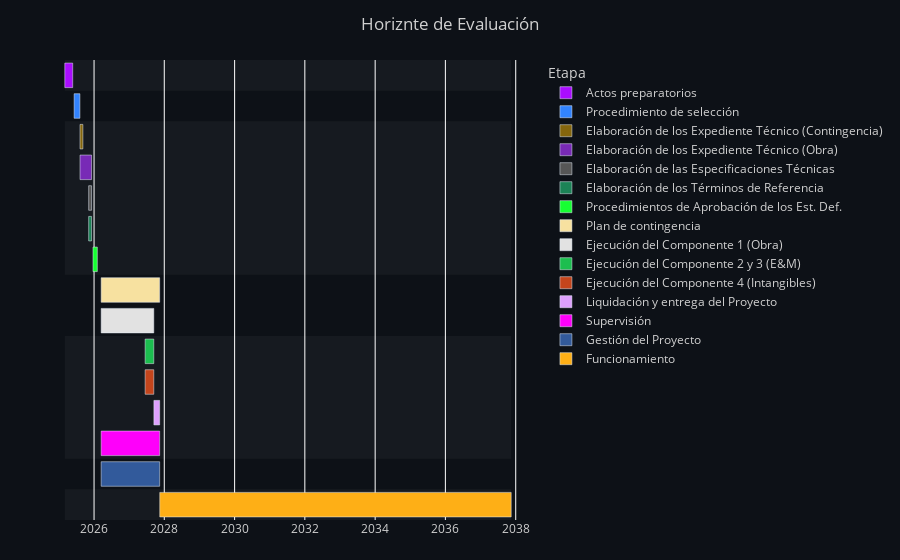

Source (notebook cell):
### Code cell
import pandas as pd
import plotly.express as px
import plotly.graph_objects as go
from dateutil.relativedelta import relativedelta
from plotly.colors import qualitative

# ---------- 1. PREPARACIÓN ----------
df["Inicio"] = pd.to_datetime(df["Inicio"])
df["Fin"]    = pd.to_datetime(df["Fin"])

df["Duracion_str"] = df.apply(
    lambda r: f"{relativedelta(r['Fin'], r['Inicio']).years} a "
              f"{relativedelta(r['Fin'], r['Inicio']).months} m "
              f"{relativedelta(r['Fin'], r['Inicio']).days} d", axis=1)

inicio_texto = df["Inicio"].min().strftime("%d %b %Y")
fin_texto    = df["Fin"].max().strftime("%d %b %Y")
x_max = df["Fin"].max()  # Solo lo usas si quieres una referencia temporal



# Columna que une Macro + Etapa (respeta tu orden original)
df["Jerarquia"] = df["Macroetapa"] + " – " + df["Etapa"]
y_order = df["Jerarquia"].tolist()                    # orden exacto

# Paleta: colores distintos para cada ETAPA
unique_etapas = df["Etapa"].unique()
paleta = qualitative.Alphabet                      # 26 tonos bien diferenciados
color_map = {e: paleta[i % len(paleta)] for i, e in enumerate(unique_etapas)}

# ---------- 2. GANTT CON PLOTLY EXPRESS ----------
fig = px.timeline(
    df,
    x_start="Inicio",
    x_end="Fin",
    y="Etapa",
    color="Etapa",
    color_discrete_map=color_map,
    category_orders={"Jerarquia": y_order},
    hover_data={
        "Macroetapa": True,
        "Etapa": True,
        "Inicio": "|%d %b %Y",
        "Fin": "|%d %b %Y",
        "Duracion_str": True
    }
)

fig.update_yaxes(
    autorange=True,
    showticklabels=False  # ← esto elimina los nombres del eje Y
)

fig.update_layout(
    height=None,
    autosize=True,
    title="Horiznte de Evaluación",
    title_x=0.5,
    yaxis_visible=False,
    font=dict(color="#d0d0d0"),
    margin=dict(t=60, r=20, l=40, b=40),    
    plot_bgcolor="#0d1117",
    paper_bgcolor="#0d1117",
)



# ---------- 3. (OPCIONAL) SOMBREADO POR MACRO-ETAPA ----------
# Agrega una banda de color suave detrás de cada grupo
y_positions = {y: i for i, y in enumerate(y_order)}          # índice vertical
for macro in df["Macroetapa"].unique():
    subset = df[df["Macroetapa"] == macro]
    y_vals = subset["Jerarquia"].tolist()
    top    = y_positions[y_vals[0]] + 0.5
    bottom = y_positions[y_vals[-1]] - 0.5
    fig.add_shape(
        type="rect",
        x0=df["Inicio"].min(), x1=df["Fin"].max(),
        y0=bottom, y1=top,
        fillcolor="rgba(255,255,255,0.04)", line_width=0,
        layer="below"
    )

# ---------- 4. EXPORTAR ----------
fig.write_html(
    r"Z:\02_Maestría UNI\I_TALLER DE PROYECTOS II\EXPOSICION\expo2_akira\docs\plots\horizonte_evaluacion.html",
    full_html=True,
    include_plotlyjs="cdn",
    config={"responsive": True}
)


fig.show()

### Figure 1 — Plotly figure (JSON) as saved in the notebook; plotly's stock layout.template omitted (floating-point values rounded to 4 significant figures)
{"data": [{"base": ["2025-03-03T00:00:00.000000000"], "customdata": [["Fase de Preinversión", "0 a 2 m 21 d"]], "hovertemplate": "Etapa=%{y}<br>Inicio=%{base|%d %b %Y}<br>Fin=%{x|%d %b %Y}<br>Macroetapa=%{customdata[0]}<br>Duracion_str=%{customdata[1]}<extra></extra>", "legendgroup": "Actos preparatorios", "marker": {"color": "#AA0DFE", "pattern": {"shape": ""}}, "name": "Actos preparatorios", "orientation": "h", "showlegend": true, "textposition": "auto", "type": "bar", "x": [7084800000], "xaxis": "x", "y": ["Actos preparatorios"], "yaxis": "y"}, {"base": ["2025-06-08T00:00:00.000000000"], "customdata": [["Fase de Estudios Definitivos", "0 a 1 m 30 d"]], "hovertemplate": "Etapa=%{y}<br>Inicio=%{base|%d %b %Y}<br>Fin=%{x|%d %b %Y}<br>Macroetapa=%{customdata[0]}<br>Duracion_str=%{customdata[1]}<extra></extra>", "legendgroup": "Procedimiento de selección", "marker": {"color": "#3283FE", "pattern": {"shape": ""}}, "name": "Procedimiento de selección", "orientation": "h", "showlegend": true, "textposition": "auto", "type": "bar", "x": [5184000000], "xaxis": "x", "y": ["Procedimiento de selección"], "yaxis": "y"}, {"base": ["2025-08-08T00:00:00.000000000"], "customdata": [["Fase de Estudios Definitivos", "0 a 0 m 30 d"]], "hovertemplate": "Etapa=%{y}<br>Inicio=%{base|%d %b %Y}<br>Fin=%{x|%d %b %Y}<br>Macroetapa=%{customdata[0]}<br>Duracion_str=%{customdata[1]}<extra></extra>", "legendgroup": "Elaboración de los Expediente Técnico (Contingencia)", "marker": {"color": "#85660D", "pattern": {"shape": ""}}, "name": "Elaboración de los Expediente Técnico (Contingencia)", "orientation": "h", "showlegend": true, "textposition": "auto", "type": "bar", "x": [2592000000], "xaxis": "x", "y": ["Elaboración de los Expediente Técnico (Contingencia)"], "yaxis": "y"}, {"base": ["2025-08-08T00:00:00.000000000"], "customdata": [["Fase de Estudios Definitivos", "0 a 3 m 28 d"]], "hovertemplate": "Etapa=%{y}<br>Inicio=%{base|%d %b %Y}<br>Fin=%{x|%d %b %Y}<br>Macroetapa=%{customdata[0]}<br>Duracion_str=%{customdata[1]}<extra></extra>", "legendgroup": "Elaboración de los Expediente Técnico (Obra)", "marker": {"color": "#782AB6", "pattern": {"shape": ""}}, "name": "Elaboración de los Expediente Técnico (Obra)", "orientation": "h", "showlegend": true, "textposition": "auto", "type": "bar", "x": [10368000000], "xaxis": "x", "y": ["Elaboración de los Expediente Técnico (Obra)"], "yaxis": "y"}, {"base": ["2025-11-06T00:00:00.000000000"], "customdata": [["Fase de Estudios Definitivos", "0 a 1 m 0 d"]], "hovertemplate": "Etapa=%{y}<br>Inicio=%{base|%d %b %Y}<br>Fin=%{x|%d %b %Y}<br>Macroetapa=%{customdata[0]}<br>Duracion_str=%{customdata[1]}<extra></extra>", "legendgroup": "Elaboración de las Especificaciones Técnicas", "marker": {"color": "#565656", "pattern": {"shape": ""}}, "name": "Elaboración de las Especificaciones Técnicas", "orientation": "h", "showlegend": true, "textposition": "auto", "type": "bar", "x": [2592000000], "xaxis": "x", "y": ["Elaboración de las Especificaciones Técnicas"], "yaxis": "y"}, {"base": ["2025-11-06T00:00:00.000000000"], "customdata": [["Fase de Estudios Definitivos", "0 a 1 m 0 d"]], "hovertemplate": "Etapa=%{y}<br>Inicio=%{base|%d %b %Y}<br>Fin=%{x|%d %b %Y}<br>Macroetapa=%{customdata[0]}<br>Duracion_str=%{customdata[1]}<extra></extra>", "legendgroup": "Elaboración de los Términos de Referencia", "marker": {"color": "#1C8356", "pattern": {"shape": ""}}, "name": "Elaboración de los Términos de Referencia", "orientation": "h", "showlegend": true, "textposition": "auto", "type": "bar", "x": [2592000000], "xaxis": "x", "y": ["Elaboración de los Términos de Referencia"], "yaxis": "y"}, {"base": ["2025-12-21T00:00:00.000000000"], "customdata": [["Fase de Estudios Definitivos", "0 a 1 m 14 d"]], "hovertemplate": "Etapa=%{y}<br>Inicio=%{base|%d %b %Y}<br>Fin=%{x|%d %b %Y}<br>Macroetapa=%{customdata[0]}<br>Duracion_str=%{customdata[1]}<extra></extra>", "legendgroup": "Procedimientos de Aprobación de los Est. Def.", "marker": {"color": "#16FF32", "pattern": {"shape": ""}}, "name": "Procedimientos de Aprobación de los Est. Def.", "orientation": "h", "showlegend": true, "textposition": "auto", "type": "bar", "x": [3888000000], "xaxis": "x", "y": ["Procedimientos de Aprobación de los Est. Def."], "yaxis": "y"}, {"base": ["2026-03-16T00:00:00.000000000"], "customdata": [["Fase de Ejecución Física", "1 a 7 m 29 d"]], "hovertemplate": "Etapa=%{y}<br>Inicio=%{base|%d %b %Y}<br>Fin=%{x|%d %b %Y}<br>Macroetapa=%{customdata[0]}<br>Duracion_str=%{customdata[1]}<extra></extra>", "legendgroup": "Plan de contingencia", "marker": {"color": "#F7E1A0", "pattern": {"shape": ""}}, "name": "Plan de contingencia", "orientation": "h", "showlegend": true, "textposition": "auto", "type": "bar", "x": [52531200000], "xaxis": "x", "y": ["Plan de contingencia"], "yaxis": "y"}, {"base": ["2026-03-16T00:00:00.000000000"], "customdata": [["Fase de Ejecución Física", "1 a 5 m 29 d"]], "hovertemplate": "Etapa=%{y}<br>Inicio=%{base|%d %b %Y}<br>Fin=%{x|%d %b %Y}<br>Macroetapa=%{customdata[0]}<br>Duracion_str=%{customdata[1]}<extra></extra>", "legendgroup": "Ejecución del Componente 1 (Obra)", "marker": {"color": "#E2E2E2", "pattern": {"shape": ""}}, "name": "Ejecución del Componente 1 (Obra)", "orientation": "h", "showlegend": true, "textposition": "auto", "type": "bar", "x": [47260800000], "xaxis": "x", "y": ["Ejecución del Componente 1 (Obra)"], "yaxis": "y"}, {"base": ["2027-06-16T00:00:00.000000000"], "customdata": [["Fase de Ejecución Física", "0 a 2 m 29 d"]], "hovertemplate": "Etapa=%{y}<br>Inicio=%{base|%d %b %Y}<br>Fin=%{x|%d %b %Y}<br>Macroetapa=%{customdata[0]}<br>Duracion_str=%{customdata[1]}<extra></extra>", "legendgroup": "Ejecución del Componente 2 y 3 (E&M)", "marker": {"color": "#1CBE4F", "pattern": {"shape": ""}}, "name": "Ejecución del Componente 2 y 3 (E&M)", "orientation": "h", "showlegend": true, "textposition": "auto", "type": "bar", "x": [7776000000], "xaxis": "x", "y": ["Ejecución del Componente 2 y 3 (E&M)"], "yaxis": "y"}, {"base": ["2027-06-16T00:00:00.000000000"], "customdata": [["Fase de Ejecución Física", "0 a 2 m 29 d"]], "hovertemplate": "Etapa=%{y}<br>Inicio=%{base|%d %b %Y}<br>Fin=%{x|%d %b %Y}<br>Macroetapa=%{customdata[0]}<br>Duracion_str=%{customdata[1]}<extra></extra>", "legendgroup": "Ejecución del Componente 4 (Intangibles)", "marker": {"color": "#C4451C", "pattern": {"shape": ""}}, "name": "Ejecución del Componente 4 (Intangibles)", "orientation": "h", "showlegend": true, "textposition": "auto", "type": "bar", "x": [7776000000], "xaxis": "x", "y": ["Ejecución del Componente 4 (Intangibles)"], "yaxis": "y"}, {"base": ["2027-09-15T00:00:00.000000000"], "customdata": [["Fase de Ejecución Física", "0 a 1 m 30 d"]], "hovertemplate": "Etapa=%{y}<br>Inicio=%{base|%d %b %Y}<br>Fin=%{x|%d %b %Y}<br>Macroetapa=%{customdata[0]}<br>Duracion_str=%{customdata[1]}<extra></extra>", "legendgroup": "Liquidación y entrega del Proyecto", "marker": {"color": "#DEA0FD", "pattern": {"shape": ""}}, "name": "Liquidación y entrega del Proyecto", "orientation": "h", "showlegend": true, "textposition": "auto", "type": "bar", "x": [5184000000], "xaxis": "x", "y": ["Liquidación y entrega del Proyecto"], "yaxis": "y"}, {"base": ["2026-03-16T00:00:00.000000000"], "customdata": [["Fase de Ejecución Física", "1 a 7 m 29 d"]], "hovertemplate": "Etapa=%{y}<br>Inicio=%{base|%d %b %Y}<br>Fin=%{x|%d %b %Y}<br>Macroetapa=%{customdata[0]}<br>Duracion_str=%{customdata[1]}<extra></extra>", "legendgroup": "Supervisión", "marker": {"color": "#FE00FA", "pattern": {"shape": ""}}, "name": "Supervisión", "orientation": "h", "showlegend": true, "textposition": "auto", "type": "bar", "x": [52531200000], "xaxis": "x", "y": ["Supervisión"], "yaxis": "y"}, {"base": ["2026-03-16T00:00:00.000000000"], "customdata": [["Fase de Ejecución Física", "1 a 7 m 29 d"]], "hovertemplate": "Etapa=%{y}<br>Inicio=%{base|%d %b %Y}<br>Fin=%{x|%d %b %Y}<br>Macroetapa=%{customdata[0]}<br>Duracion_str=%{customdata[1]}<extra></extra>", "legendgroup": "Gestión del Proyecto", "marker": {"color": "#325A9B", "pattern": {"shape": ""}}, "name": "Gestión del Proyecto", "orientation": "h", "showlegend": true, "textposition": "auto", "type": "bar", "x": [52531200000], "xaxis": "x", "y": ["Gestión del Proyecto"], "yaxis": "y"}, {"base": ["2027-11-15T00:00:00.000000000"], "customdata": [["Fase de Operación y Mantenimiento", "10 a 0 m 0 d"]], "hovertemplate": "Etapa=%{y}<br>Inicio=%{base|%d %b %Y}<br>Fin=%{x|%d %b %Y}<br>Macroetapa=%{customdata[0]}<br>Duracion_str=%{customdata[1]}<extra></extra>", "legendgroup": "Funcionamiento", "marker": {"color": "#FEAF16", "pattern": {"shape": ""}}, "name": "Funcionamiento", "orientation": "h", "showlegend": true, "textposition": "auto", "type": "bar", "x": [315619200000], "xaxis": "x", "y": ["Funcionamiento"], "yaxis": "y"}], "layout": {"autosize": true, "barmode": "overlay", "font": {"color": "#d0d0d0"}, "legend": {"title": {"text": "Etapa"}, "tracegroupgap": 0}, "margin": {"b": 40, "l": 40, "r": 20, "t": 60}, "paper_bgcolor": "#0d1117", "plot_bgcolor": "#0d1117", "shapes": [{"fillcolor": "rgba(255,255,255,0.04)", "layer": "below", "line": {"width": 0}, "type": "rect", "x0": "2025-03-03T00:00:00", "x1": "2037-11-15T00:00:00", "y0": -0.5, "y1": 0.5}, {"fillcolor": "rgba(255,255,255,0.04)", "layer": "below", "line": {"width": 0}, "type": "rect", "x0": "2025-03-03T00:00:00", "x1": "2037-11-15T00:00:00", "y0": 5.5, "y1": 1.5}, {"fillcolor": "rgba(255,255,255,0.04)", "layer": "below", "line": {"width": 0}, "type": "rect", "x0": "2025-03-03T00:00:00", "x1": "2037-11-15T00:00:00", "y0": 12.5, "y1": 7.5}, {"fillcolor": "rgba(255,255,255,0.04)", "layer": "below", "line": {"width": 0}, "type": "rect", "x0": "2025-03-03T00:00:00", "x1": "2037-11-15T00:00:00", "y0": 13.5, "y1": 14.5}], "title": {"text": "Horiznte de Evaluación", "x": 0.5}, "xaxis": {"anchor": "y", "domain": [0, 1], "type": "date"}, "yaxis": {"anchor": "x", "autorange": true, "categoryarray": ["Funcionamiento", "Gestión del Proyecto", "Supervisión", "Liquidación y entrega del Proyecto", "Ejecución del Componente 4 (Intangibles)", "Ejecución del Componente 2 y 3 (E&M)", "Ejecución del Componente 1 (Obra)", "Plan de contingencia", "Procedimientos de Aprobación de los Est. Def.", "Elaboración de los Términos de Referencia", "Elaboración de las Especificaciones Técnicas", "Elaboración de los Expediente Técnico (Obra)", "Elaboración de los Expediente Técnico (Contingencia)", "Procedimiento de selección", "Actos preparatorios"], "categoryorder": "array", "domain": [0, 1], "showticklabels": false, "title": {"text": "Etapa"}, "visible": false}}}
